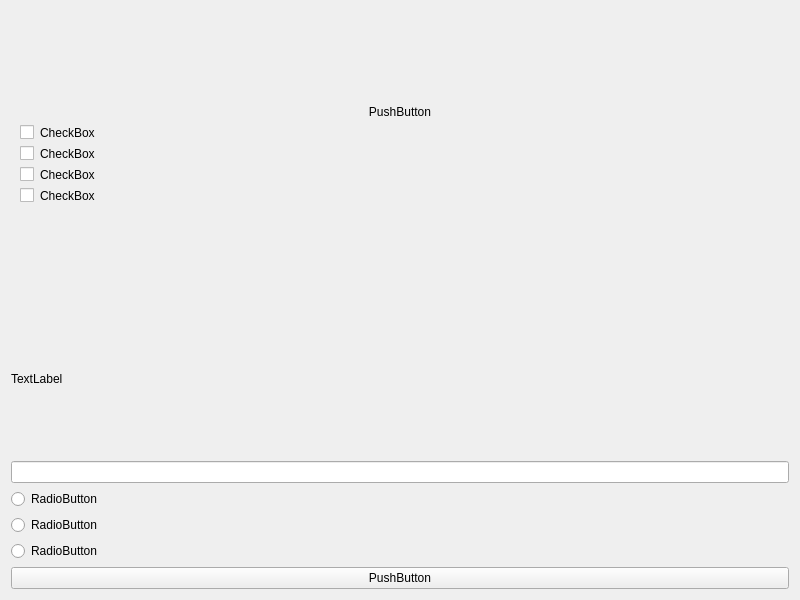
<?xml version="1.0" encoding="UTF-8"?>
<ui version="4.0">
 <class>Dialog</class>
 <widget class="QDialog" name="Dialog">
  <property name="geometry">
   <rect>
    <x>0</x>
    <y>0</y>
    <width>800</width>
    <height>600</height>
   </rect>
  </property>
  <property name="windowTitle">
   <string>Dialog</string>
  </property>
  <layout class="QVBoxLayout" name="verticalLayout_2">
   <item>
    <widget class="QWidget" name="widget" native="true">
     <property name="autoFillBackground">
      <bool>false</bool>
     </property>
     <property name="styleSheet">
      <string notr="true"> border : 2px red solid;</string>
     </property>
     <layout class="QVBoxLayout" name="verticalLayout_4">
      <item>
       <layout class="QVBoxLayout" name="verticalLayoutFrame">
        <item>
         <widget class="QPushButton" name="pushButton_2">
          <property name="text">
           <string>PushButton</string>
          </property>
         </widget>
        </item>
        <item>
         <widget class="QCheckBox" name="checkBox">
          <property name="text">
           <string>CheckBox</string>
          </property>
         </widget>
        </item>
        <item>
         <widget class="QCheckBox" name="checkBox_2">
          <property name="text">
           <string>CheckBox</string>
          </property>
         </widget>
        </item>
        <item>
         <widget class="QCheckBox" name="checkBox_3">
          <property name="text">
           <string>CheckBox</string>
          </property>
         </widget>
        </item>
        <item>
         <widget class="QCheckBox" name="checkBox_4">
          <property name="text">
           <string>CheckBox</string>
          </property>
         </widget>
        </item>
       </layout>
      </item>
     </layout>
    </widget>
   </item>
   <item>
    <layout class="QVBoxLayout" name="verticalLayout">
     <item>
      <widget class="QLabel" name="label">
       <property name="text">
        <string>TextLabel</string>
       </property>
      </widget>
     </item>
     <item>
      <widget class="QLineEdit" name="lineEdit"/>
     </item>
     <item>
      <widget class="QRadioButton" name="radioButton">
       <property name="text">
        <string>RadioButton</string>
       </property>
      </widget>
     </item>
     <item>
      <widget class="QRadioButton" name="radioButton_2">
       <property name="text">
        <string>RadioButton</string>
       </property>
      </widget>
     </item>
     <item>
      <widget class="QRadioButton" name="radioButton_3">
       <property name="text">
        <string>RadioButton</string>
       </property>
      </widget>
     </item>
     <item>
      <widget class="QPushButton" name="pushButton">
       <property name="text">
        <string>PushButton</string>
       </property>
      </widget>
     </item>
    </layout>
   </item>
  </layout>
 </widget>
 <resources/>
 <connections/>
</ui>
